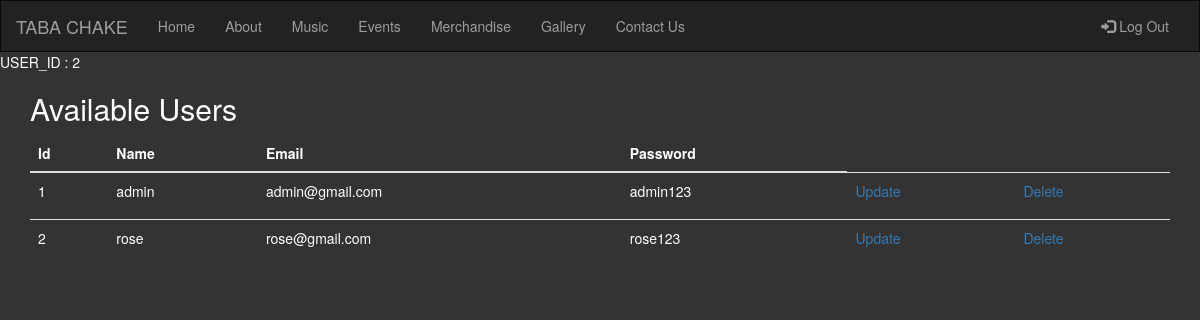
Page /ArtistPortfolio/admin.php (signed in) on the committed database.
### tables this page shows
CREATE TABLE `user` (
  `user_id` int(100) NOT NULL,
  `name` varchar(100) NOT NULL,
  `email` varchar(100) NOT NULL,
  `password` varchar(100) NOT NULL
);

### ArtistPortfolio/admin.php (the view, shortened to what this page needs)
<?php
include "header.php";
 $connection = mysqli_connect("localhost", "root", "","portfolio");
if(isset($_SESSION['user_id']))
{
$query = "SELECT * FROM user";
$result = mysqli_query($connection, $query);
    $user_id = $_SESSION['user_id'];
echo "USER_ID : ".$user_id;
?>
<div class="container">
  <h2>Available Users</h2>
  <table class="table">
  	<thead>
      <tr><th>Id</th><th>Name</th><th>Email</th><th>Password</th></tr>
    </thead>
    <tbody>
<?php
while($row = mysqli_fetch_array($result)){
  echo "<tr>";
  echo "<td>".$row['user_id']."</td>";
  echo "<td>".$row['name']."</td>";
  echo "<td>".$row['email']."</td>";
  echo "<td>".$row['password']."</td>";
  echo "<td><p><a href='admin_update_user.php?user_id=".$row['user_id']."'> Update</a></p></td>";
  echo "<td><p><a href='admin_delete_user.php?user_id=".$row['user_id']."'> Delete</a></p></td>";
  echo "</tr>";
}
?>
</tbody>
</table>
<?php
include "footer.php";
}
else{
	header("Location: login.php");
}
?>

### rows in the picture
user: user_id "1", name "admin", email "admin@gmail.com", password "admin123"
user: user_id "2", name "rose", email "rose@gmail.com", password "rose123"

### other values in the picture
$user_id "2"
